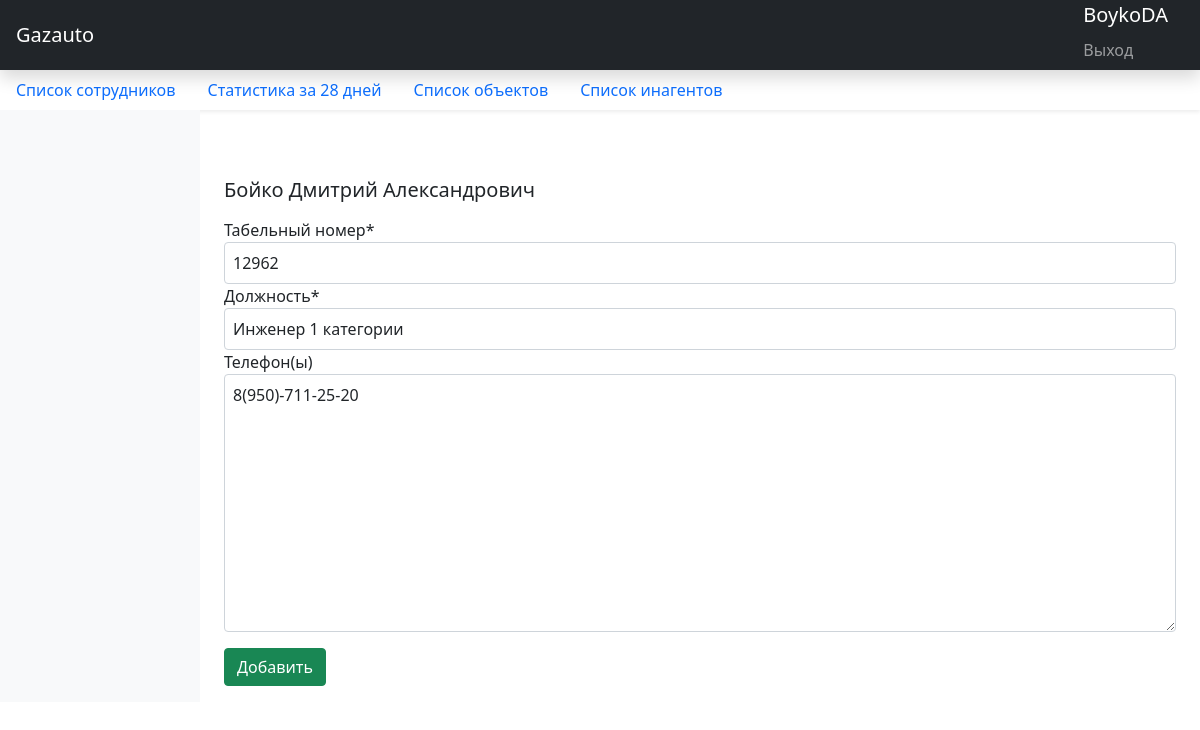
/user/boykoda12962/edit/ (signed in), run on an earlier commit of the app's database.
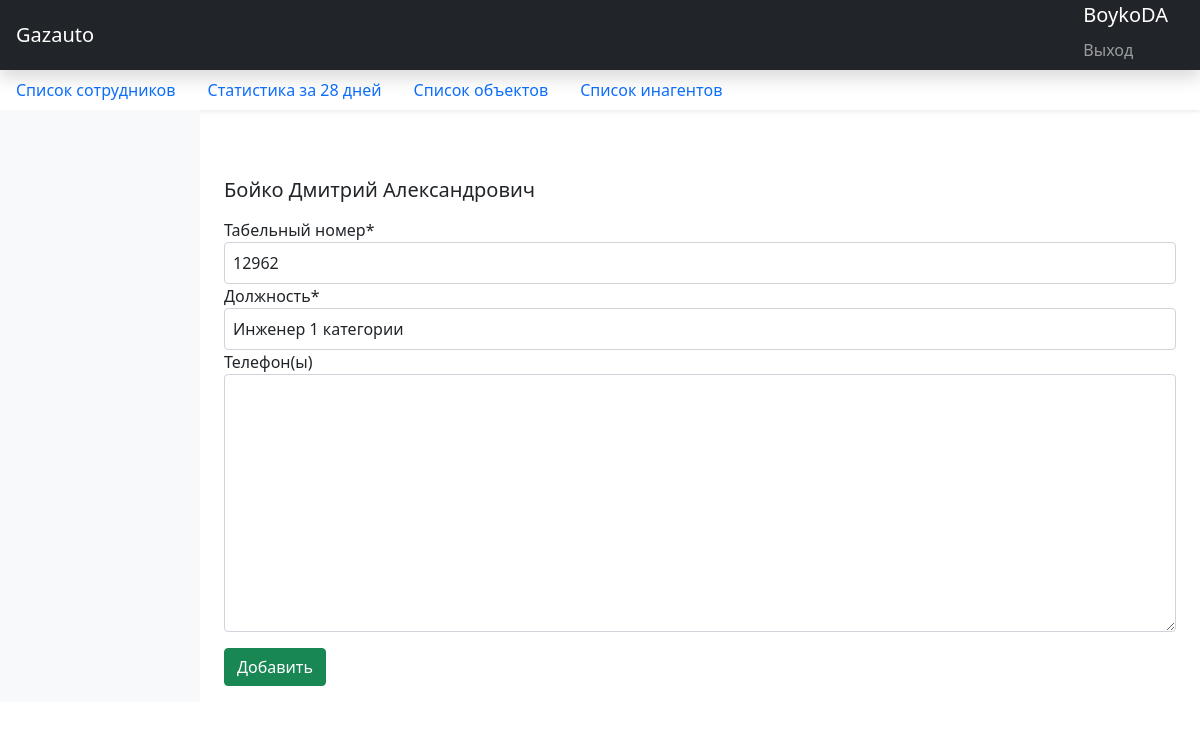
And on a later commit of the database.
### statistic_app/models.py (models this page shows, shortened)
class Profile(models.Model):
    user = models.OneToOneField(User, on_delete=models.SET_NULL, null=True, verbose_name="Пользователь")
    father_name = models.CharField("Отчество", max_length=200, blank=True, null=True)
    tabel_num = models.IntegerField(verbose_name="Табельный номер", default=0)
    position = models.CharField("Должность", max_length=200)
    user_location = models.ForeignKey(UserLocation, verbose_name="Местоположение пользователя",
                                      on_delete=models.SET_NULL, null=True)
    url = models.SlugField(max_length=255, unique=True, db_index=True, verbose_name="URL", default=None, null=True,
                           blank=True)
    phone_number = models.CharField(verbose_name="Телефон(ы)", max_length=200, blank=True, null=True)
    project = models.ForeignKey(Project, verbose_name="Проект",
                                on_delete=models.SET_NULL, blank=True, null=True, related_name='project')
    description = models.TextField("Описание события", null=True, blank=True)
    pub_date = models.DateField('Время события', default=datetime.date.today, blank=False, null=False)
    class Meta:
        verbose_name = "Сотрудник"
        verbose_name_plural = "Сотрудники"

### statistic_app/views.py (the view)
# urls.py: path('user/<str:slug>/edit/', UserEditView.as_view(), name='user_edit'),
class UserEditView(LoginRequiredMixin, ObjectUpdateMixin, View):
    form_model = UserEditForm
    login_url = '/accounts/login'
    model = Profile
    template = 'user/user_edit.html'
    success_url = reverse_lazy('user')
    fields = ['tabel_num', 'position', 'phone_number']

### statistic_app/forms.py
class UserEditForm(forms.ModelForm):
    class Meta:
        model = Profile
        fields = ['tabel_num', 'position', 'phone_number']
        widgets = {
            'tabel_num': forms.TextInput(attrs={'class': 'form-control p-2'}),
            'position': forms.TextInput(attrs={'class': 'form-control p-2'}),
            'phone_number': forms.Textarea(attrs={'class': 'form-control p-2'}),
        }

### statistic_app/utils.py (called while the page is built)
    def get(self, request, slug):
        object = self.model.objects.get(url__iexact=slug)
        bound_form = self.form_model(instance=object)
        return render(request, self.template, context={
            'form': bound_form,
            self.model.__name__.lower(): object,
        })

### templates/user/user_edit.html (shortened to what this page needs)
{% extends 'index.html' %}
{% load crispy_forms_tags %}
{% block contents %}
<h5 class="blog-post-title mb-3">{{ profile.user.last_name }} {{ profile.user.first_name }} {{ profile.father_name }}</h5>
<form method="post">
    {{ form|crispy }}
    <button type="submit" class="btn btn-success my-3">Добавить</button>
</form>
{% endblock %}

What changed in the data, as far as the page shows it:
changed Profile "Александрович": phone_number "8(950)-711-25-20" → (not shown)
